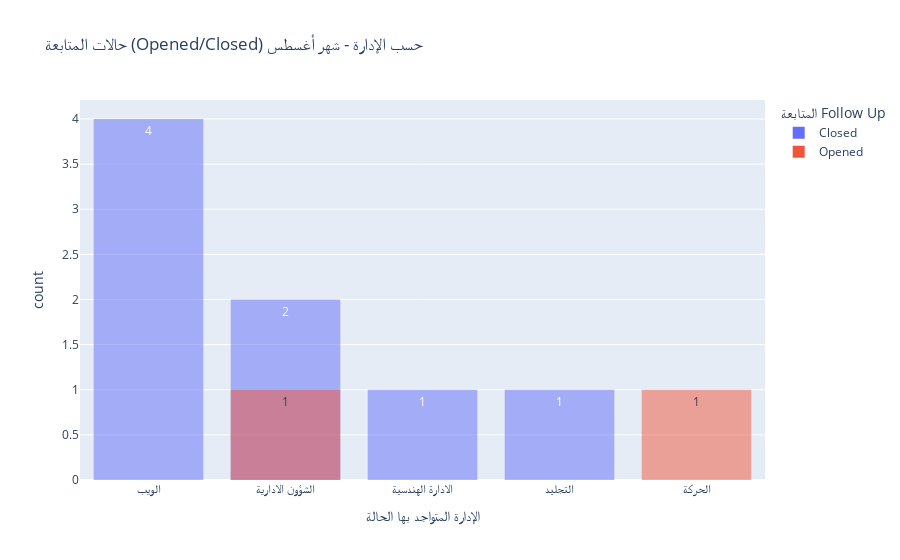

Write notebook code for a chart like this one.
### Code cell
px.histogram(data_frame=ncr[ncr['شهر'].dt.month == 9],
             x='الإدارة المتواجد بها الحالة',
             color='المتابعة\nFollow Up',
             text_auto=True,
             barmode='overlay',
             title='حالات المتابعة (Opened/Closed) حسب الإدارة - شهر أغسطس')

### Figure 1 — Plotly figure (JSON) as saved in the notebook; plotly's stock layout.template omitted (floating-point values rounded to 4 significant figures)
{"data": [{"bingroup": "x", "hovertemplate": "المتابعة\nFollow Up=Closed<br>الإدارة المتواجد بها الحالة=%{x}<br>count=%{y}<extra></extra>", "legendgroup": "Closed", "marker": {"color": "#636efa", "opacity": 0.5, "pattern": {"shape": ""}}, "name": "Closed", "orientation": "v", "showlegend": true, "texttemplate": "%{value}", "type": "histogram", "x": ["الويب", "الشؤون الادارية", "الويب", "الويب", "الادارة الهندسية", "التجليد", "الويب", "الشؤون الادارية"], "xaxis": "x", "yaxis": "y"}, {"bingroup": "x", "hovertemplate": "المتابعة\nFollow Up=Opened<br>الإدارة المتواجد بها الحالة=%{x}<br>count=%{y}<extra></extra>", "legendgroup": "Opened", "marker": {"color": "#EF553B", "opacity": 0.5, "pattern": {"shape": ""}}, "name": "Opened", "orientation": "v", "showlegend": true, "texttemplate": "%{value}", "type": "histogram", "x": ["الحركة", "الشؤون الادارية"], "xaxis": "x", "yaxis": "y"}], "layout": {"barmode": "overlay", "legend": {"title": {"text": "المتابعة\nFollow Up"}, "tracegroupgap": 0}, "title": {"text": "حالات المتابعة (Opened/Closed) حسب الإدارة - شهر أغسطس"}, "xaxis": {"anchor": "y", "domain": [0, 1], "title": {"text": "الإدارة المتواجد بها الحالة"}}, "yaxis": {"anchor": "x", "domain": [0, 1], "title": {"text": "count"}}}}
